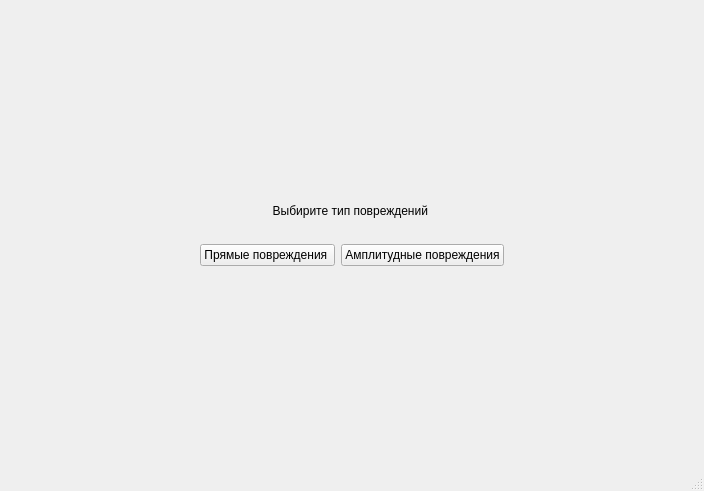
<?xml version="1.0" encoding="UTF-8"?>
<ui version="4.0">
 <class>ImpactForce</class>
 <widget class="QMainWindow" name="ImpactForce">
  <property name="geometry">
   <rect>
    <x>0</x>
    <y>0</y>
    <width>704</width>
    <height>491</height>
   </rect>
  </property>
  <property name="windowTitle">
   <string>Impact</string>
  </property>
  <widget class="QWidget" name="centralwidget">
   <layout class="QGridLayout" name="gridLayout">
    <item row="0" column="0">
     <layout class="QHBoxLayout" name="horizontalLayout_2">
      <item>
       <spacer name="horizontalSpacer">
        <property name="orientation">
         <enum>Qt::Horizontal</enum>
        </property>
        <property name="sizeHint" stdset="0">
         <size>
          <width>40</width>
          <height>20</height>
         </size>
        </property>
       </spacer>
      </item>
      <item>
       <layout class="QVBoxLayout" name="verticalLayout_4">
        <item>
         <spacer name="verticalSpacer_2">
          <property name="orientation">
           <enum>Qt::Vertical</enum>
          </property>
          <property name="sizeHint" stdset="0">
           <size>
            <width>20</width>
            <height>40</height>
           </size>
          </property>
         </spacer>
        </item>
        <item>
         <layout class="QVBoxLayout" name="verticalLayout_3">
          <item>
           <widget class="QLabel" name="label_3">
            <property name="text">
             <string>Выбирите тип повреждений </string>
            </property>
            <property name="alignment">
             <set>Qt::AlignCenter</set>
            </property>
           </widget>
          </item>
          <item>
           <layout class="QHBoxLayout" name="horizontalLayout">
            <item>
             <layout class="QVBoxLayout" name="verticalLayout">
              <item>
               <widget class="QLabel" name="i_thrust">
                <property name="text">
                 <string/>
                </property>
                <property name="pixmap">
                 <pixmap>resource_image/Thrust_dmg.jpg</pixmap>
                </property>
                <property name="scaledContents">
                 <bool>true</bool>
                </property>
               </widget>
              </item>
              <item>
               <widget class="QPushButton" name="b_thrust_dmg">
                <property name="text">
                 <string>Прямые повреждения </string>
                </property>
               </widget>
              </item>
             </layout>
            </item>
            <item>
             <layout class="QVBoxLayout" name="verticalLayout_2">
              <item>
               <widget class="QLabel" name="i_swing">
                <property name="maximumSize">
                 <size>
                  <width>350</width>
                  <height>290</height>
                 </size>
                </property>
                <property name="text">
                 <string/>
                </property>
                <property name="pixmap">
                 <pixmap>resource_image/Swing_dmg.jpg</pixmap>
                </property>
                <property name="scaledContents">
                 <bool>true</bool>
                </property>
               </widget>
              </item>
              <item>
               <widget class="QPushButton" name="b_swing_dmg">
                <property name="text">
                 <string>Амплитудные повреждения</string>
                </property>
               </widget>
              </item>
             </layout>
            </item>
           </layout>
          </item>
         </layout>
        </item>
        <item>
         <spacer name="verticalSpacer">
          <property name="orientation">
           <enum>Qt::Vertical</enum>
          </property>
          <property name="sizeHint" stdset="0">
           <size>
            <width>20</width>
            <height>40</height>
           </size>
          </property>
         </spacer>
        </item>
       </layout>
      </item>
      <item>
       <spacer name="horizontalSpacer_2">
        <property name="orientation">
         <enum>Qt::Horizontal</enum>
        </property>
        <property name="sizeHint" stdset="0">
         <size>
          <width>40</width>
          <height>20</height>
         </size>
        </property>
       </spacer>
      </item>
     </layout>
    </item>
   </layout>
  </widget>
  <widget class="QMenuBar" name="menubar">
   <property name="geometry">
    <rect>
     <x>0</x>
     <y>0</y>
     <width>704</width>
     <height>26</height>
    </rect>
   </property>
  </widget>
  <widget class="QStatusBar" name="statusbar"/>
 </widget>
 <resources/>
 <connections/>
</ui>
